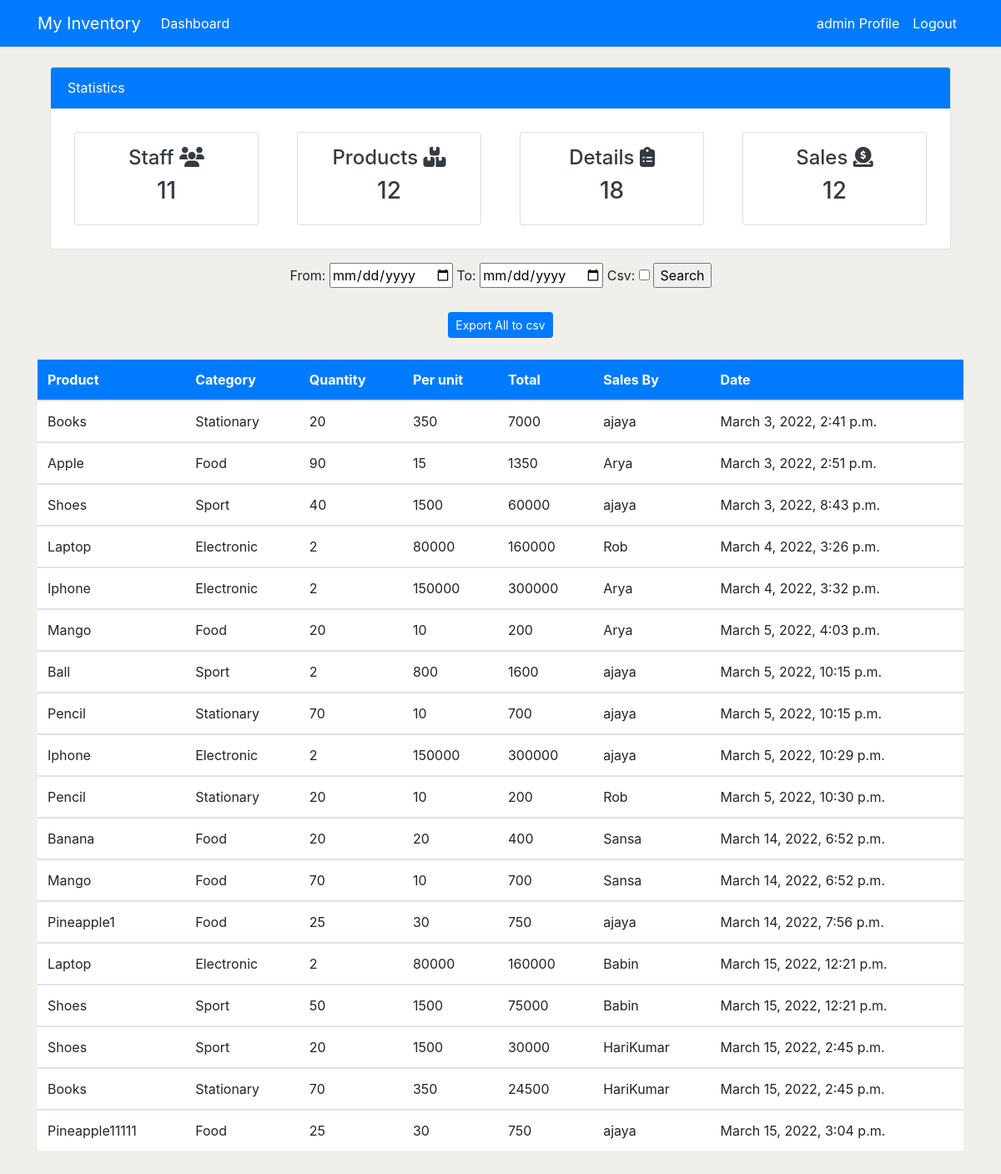
Page /details/ (signed in) on the earlier database version.
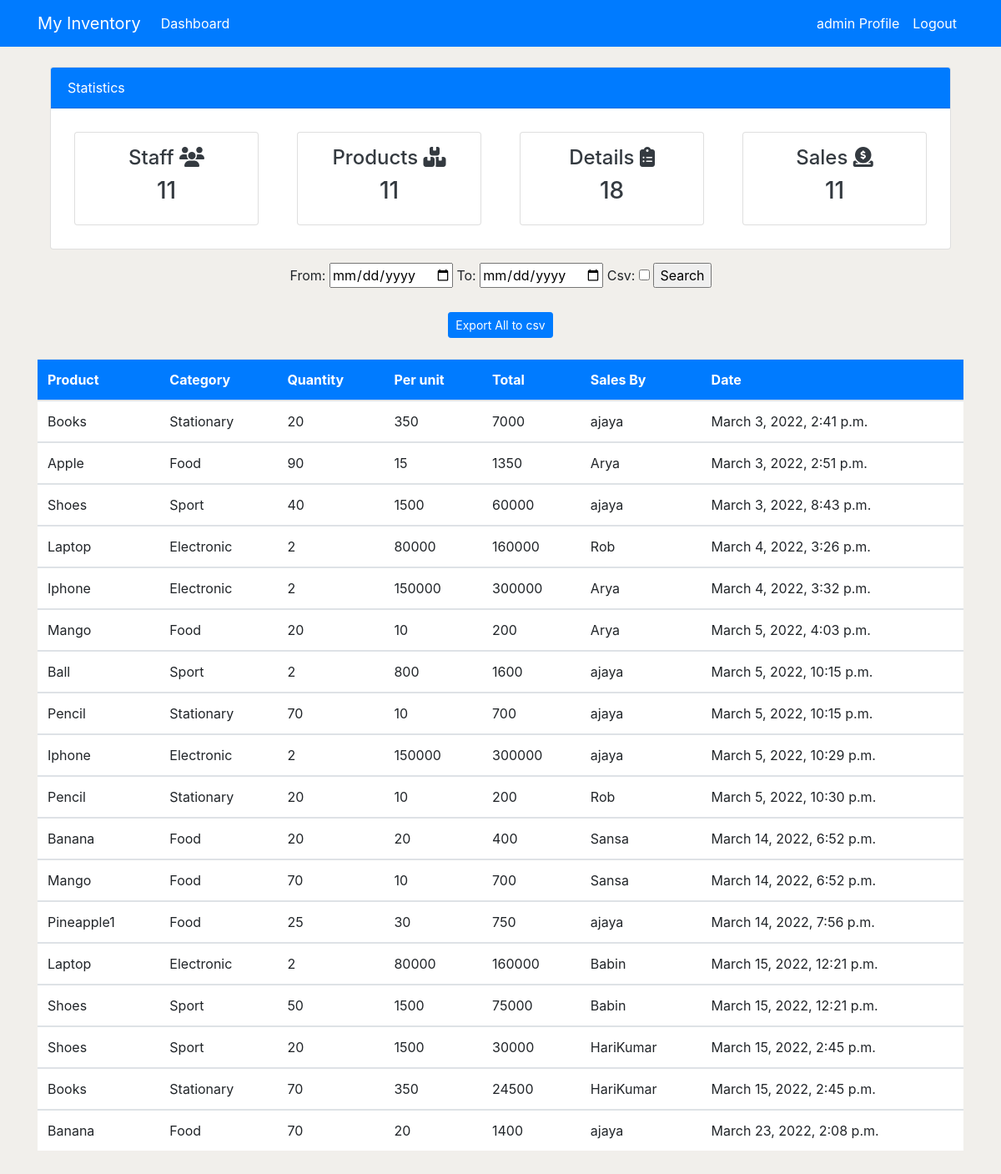
Same page on the later database version.
### application/models.py (models this page shows, shortened)
class Order(models.Model):
    product = models.ForeignKey(Product, on_delete=models.CASCADE)
    customer = models.ForeignKey(User, on_delete=models.CASCADE)
    order_quantity = models.PositiveIntegerField()
    date = models.DateTimeField(auto_now_add=True)
    class Meta:
        verbose_name_plural = 'Order'
    def order_price(self):
        return self.order_quantity * self.product.per_quantity

class Product(models.Model):
    name = models.CharField(max_length=200, null=True)
    category = models.CharField(max_length=100, choices=CATEGORY)
    quantity = models.PositiveIntegerField(null=True)
    per_quantity = models.PositiveIntegerField(null=True)
    reorder_level = models.PositiveIntegerField(default=0, null=True, blank=True)
    product_in = models.PositiveIntegerField(default=0, null=True, blank=True)
    product_out = models.PositiveIntegerField(default=0, null=True, blank=True)
    total_sales = models.PositiveIntegerField(default=0, null=True, blank=True)
    class Meta:
        verbose_name_plural = 'Product'

### application/views.py (the view)
# urls.py: path('details/', views.orders, name='orders'),
@permission_required("application", login_url='login')
def orders(request):
    if request.method == 'POST':
        form = CsvForm(request.POST)
        fromdate = request.POST['fromdate']
        todate = request.POST['todate']
        finall = Order.objects.filter(date__gte=fromdate,date__lte=todate)
        print(finall)
        if form['csv'].value() == True:
            response = HttpResponse(content_type = 'text/csv')
            response['Content-Disposition'] = 'attachment; filename="Sales Details.csv"'
            writer = csv.writer(response)
            writer.writerow(['Product', 'Categoty', 'Quantity', 'Per_Unit', 'Total', 'Sales By', 'Date'])
            instance = finall
            for stock in instance:
                writer.writerow([
                    stock.product.name, stock.product.category, stock.order_quantity,
                    stock.product.per_quantity, stock.order_price(),
                    stock.customer.username, stock.date])
            return response
        orders_count = Order.objects.all().count()
        workers_count = User.objects.all().count()
        products_count = Product.objects.all().count()
        product_sales_count = Product.objects.count()
        context = {
            'orders': finall,
            'form': form,
            'workers_count': workers_count,
            'products_count': products_count,
            'product_sales_count': product_sales_count,
            'orders_count': orders_count,
        }
        return render(request, 'application/orders.html', context)
    else:
        orders = Order.objects.all()
        form = CsvForm()
        orders_count = orders.count()
        workers_count = User.objects.all().count()
        products_count = Product.objects.all().count()
        product_sales_count = Product.objects.count()
        context = {
            'orders': orders,
            'form': form,
            'orders_count': orders_count,
            'workers_count': workers_count,
            'products_count': products_count,
            'product_sales_count': product_sales_count,
        }
        return render(request, 'application/orders.html', context)

### application/forms.py
class CsvForm(forms.Form):
    csv = forms.BooleanField(required=False)

### templates/application/orders.html (shortened to what this page needs)
{% extends 'partial/base.html' %}
{% block content %}
{% include 'partial/cards.html' %}
<center class="mt-3">
    <form method="POST">
    From: <input type="date" name="fromdate">
    To: <input type="date" name="todate" required>
    {{ form }}
    <input type="submit" value="Search" required>
   </form>
   <br>
   <a class="btn btn-primary btn-sm" href="{% url 'detail_csv' %}">Export All to csv</a>
</center>
<div class="container">
    <div class="row my-4">
        <div class="col-md-2">
        </div>
        <div class="col-md-12">
            <table class="table bg-white">
                <thead class="bg-primary">
                    <tr class="text-white">
                        <th scope="col">Product</th>
                        <th scope="col">Category</th>
                        <th scope="col">Quantity</th>
                        <th scope="col">Per unit</th>
                        <th scope="col">Total</th>
                        <th scope="col">Sales By</th>
                        <th scope="col">Date</th>
                    </tr>
                </thead>
                <tbody>
                    {% for order in orders %}
                    <tr>
                        <td>{{ order.product.name }}</td>
                        <td>{{ order.product.category }}</td>
                        <td>{{ order.order_quantity }}</td>
                        <td>{{ order.product.per_quantity }}</td>
                        <td>{{ order.order_price }}</td>
                        <td>{{ order.customer.username }}</td>
                        <td>{{ order.date }}</td>
                    </tr>
                  </tbody>
                  {% endfor %}
            </table>
        </div>
    </div>
</div>
{% endblock %}

Differences in the rows shown:
removed Order: product.name "Pineapple11111", product.category "Food", order_quantity "25", product.per_quantity "30", order_price "750", customer.username "ajaya", date "March 15, 2022, 3:04 p.m."
added Order: product.name "Banana", product.category "Food", order_quantity "70", product.per_quantity "20", order_price "1400", customer.username "ajaya", date "March 23, 2022, 2:08 p.m."
Other differences:
{{ products_count }}: "12" → "11"
{{ product_sales_count }}: "12" → "11"
